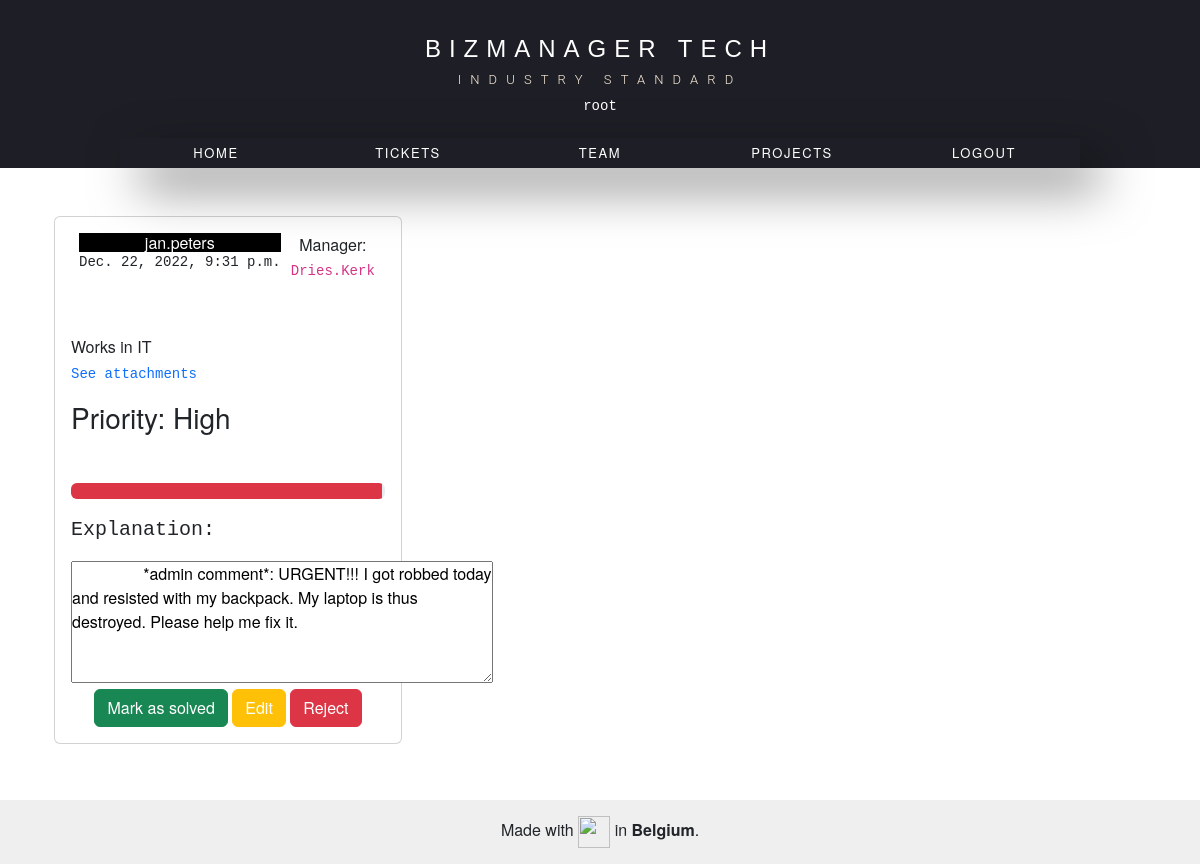
The page /2 (signed in) on the database its author committed.
### sec/models.py (models this page shows)
class User(AbstractUser):
    manager = models.CharField(max_length=100,default="Sam Adams")
    department = models.CharField(max_length=80,default="Finance")

### ticket/models.py (models this page shows)
class Ticket(models.Model):
    def __str__(self):
        return f"""
        #{self.pk} by {self.author} has {self.priority} priority
        """
    author = models.CharField(max_length=80, default='John Smith')
    manager = models.CharField(max_length=80, default='Sam Adams')
    department = models.CharField(max_length=80, default='Finance')
    date = models.DateTimeField(auto_now=True)
    priority = models.CharField(max_length=6, default='Low')
    evidence = models.ImageField(upload_to="images",
                                 default='https://oncall258.com/wp-content/uploads/2015/03/iStock_000054981982_Small.jpg')
    comment = models.CharField(max_length=5000, default='Lorem Ipsum')

### ticket/views.py (the view)
# urls.py: path('<int:pk>', views.DetailView.as_view(), name='one'),
class DetailView(DetailView):
    template_name = 'ticket/one.html'
    model = Ticket

### ticket/templates/ticket/one.html (shortened to what this page needs)
{% extends 'base.html' %} {% block content %} {% if user.is_authenticated %}
<div class="container mt-5 mb-3">
  <div class="row">
    {% if ticket.author.strip.lower == user.username.strip.lower or user.is_superuser or user.username.strip.lower == ticket.manager.strip.lower%}
    <div class="col-md-4">
      <div class="card p-3 mb-2">
        <div class="d-flex justify-content-between">
          <div class="d-flex flex-row align-items-center">
            <div class="ms-2 c-details">
              <h6 class="mb-0 bg-black text-white text-center">
                {{ticket.author}}
              </h6>
              <pre>{{ticket.date}}</pre>
            </div>
          </div>
          <div class="text-sm-center">
            Manager: <span><code>{{ticket.manager}}</code></span>
          </div>
        </div>
        <div class="mt-5">
          <h6>Works in {{ticket.department}}</h6>
          <pre
            data-bs-toggle="modal"
            data-bs-target="#exampleModal{{ticket.pk}}"
          ><a href="#">See attachments</a></pre>
          <h3 class="heading">Priority: {{ticket.priority}}</h3>
          <div class="mt-5">
            <div class="progress">
              {% if ticket.priority == 'High' %}
              <div
                class="progress-bar bg-danger"
                role="progressbar"
                style="width: 99%"
                aria-valuenow="50"
                aria-valuemin="0"
                aria-valuemax="100"
              ></div>
              {% endif %}
            </div>
            <div class="mt-3">
              <pre class="lead">Explanation:</pre>
              <textarea readonly name="comment" id="comment" cols="45" rows="5">
                {{ticket.comment}}
              </textarea>
            </div>
            <div class="text-center">
              {% if user.is_superuser %}
              <button class="btn btn-success">Mark as solved</button>
              <button class="btn btn-warning">
                <a class="text-white" href="{% url 'update' pk=ticket.pk %}"
                  >Edit</a
                >
              </button>
              <button class="btn btn-danger"><a class='text-white' href="{% url 'delete' pk=ticket.pk %}">Reject</a></button>
              {% else %}
              <pre>Please wait for an IT personnel to handle the issue.</pre>
              {% endif %}
            </div>
          </div>
        </div>
      </div>
    </div>
    {% endif %}
  </div>
</div>
{% endif %} {% endblock %}

### ticket/templates/ticket/includes/header.html (shortened to what this page needs)
{% load static %}
<link rel="stylesheet" href="{% static 'ticket/includes/header.css' %}" />
<sectio class="nav">
  <h1>BIZMANAGER TECH</h1>
  <h3 class="span loader">
    <span class="m">I</span><span class="m">N</span><span class="m">D</span
    ><span class="m">U</span><span class="m">S</span><span class="m">T</span
    ><span class="m">R</span><span class="m">Y</span
    ><span class="m">&nbsp;</span><span class="m">S</span
    ><span class="m">T</span><span class="m">A</span><span class="m">N</span
    ><span class="m">D</span><span class="m">A</span><span class="m">R</span
    ><span class="m">D</span>
  </h3>
  <div class="nav-container">
    <a class="nav-tab" href="{% url 'homepage'%}">HOME</a
    ><a class="nav-tab" href="{% url 'list'%}">TICKETS</a
    ><a class="nav-tab" href="{% url 'team' %}">TEAM</a><a class="nav-tab" href="">PROJECTS</a>
    {% if user.is_authenticated %}
    <a class="nav-tab" href="{% url 'logout' %}">LOGOUT</a>
    {% else %}
    <a class="nav-tab" href="{% url 'register_user' %}">REGISTER</a>
    <a class="nav-tab" href="{% url 'login' %}">LOGIN</a>
    {% endif %}
  </div>
  {% if user.is_authenticated %}
  <div class="nav-container2">
    <pre class="text-white">{{user}}</pre>
  </div>
  {% endif %}
</sectio>

### ticket/static/ticket/includes/header.css (style rules this page uses)
* { margin: 0; padding: 0; box-sizing: border-box; }
body { font-family: "ROBOTO", sans-serif; }
.nav, .slider { display: flex; flex-direction: column; justify-content: center; align-items: center; height: 21vh; position: relative; background-color: #1e1f26; text-align: center; padding: 0 2em; }
.nav h1, .slider h1 { font-family: "Josefin Sans", sans-serif; font-size: small; margin: 0; padding-bottom: 0.5rem; letter-spacing: 0.5rem; color: #ffffff; transition: all 0.3s ease; z-index: 3; }
h3.span { font-size: small; letter-spacing: 0.7em; font-family: "ROBOTO", sans-serif; font-weight: 300; color: #faebd7; z-index: 4; }
a { text-decoration: none; }
.nav-container { display: flex; flex-direction: row; position: absolute; bottom: 0; width: 80%; height: 18%; box-shadow: 20px 20px 50px rgba(0, 0, 0, 0.5); background: #1e1f26; z-index: 10; transition: all 0.3s cubic-bezier(0.19, 1, 0.22, 1); }
.nav-tab { display: flex; justify-content: center; align-items: center; flex: 1; color: #ffffff; letter-spacing: 0.1rem; transition: all 0.5s ease; font-size: small; }
@media (min-width: 800px) { .nav h1, .slider h1 { font-size: 2vw; } }
@media (min-width: 800px) { .nav-tab { font-size: small; } }

### ticket/static/ticket/includes/footer.css (style rules this page uses)
html { height: 100%; box-sizing: border-box; }
*, *:before, *:after { box-sizing: inherit; }
body { position: relative; margin: 0; padding-bottom: 6rem; min-height: 100%; font-family: "Helvetica Neue", Arial, sans-serif; }

### rows shown on the page
User: username "root"
Ticket: author "jan.peters", date "Dec. 22, 2022, 9:31 p.m.", manager "Dries.Kerk", department "IT", priority "High", comment "*admin comment*: URGENT!!! I got robbed today and resisted with my backpack. My laptop is thus destroyed. Please help me fix it."
